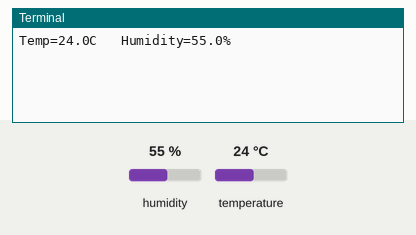
A program run on a simulated Raspberry Pi (header pin numbers). Parts: the last lines printed to the terminal. The inputs (shaded band) are chosen by the test bench; at power-on: humidity 55 %, temperature 24 °C.

Above: at 1.2 s.
1.3 s: humidity set to 22 %
At 5.4 s:
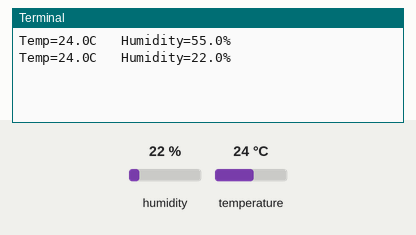
5.9 s: temperature set to 12 °C
At 8.9 s:
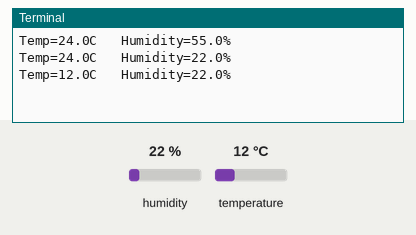
10.5 s: humidity set to 40 %
At 12.6 s:
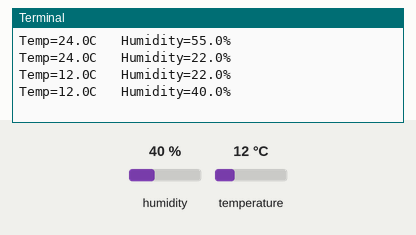
Timing chart, 0 to 14.1 s (numbered marks = the images above; inputs shaded):
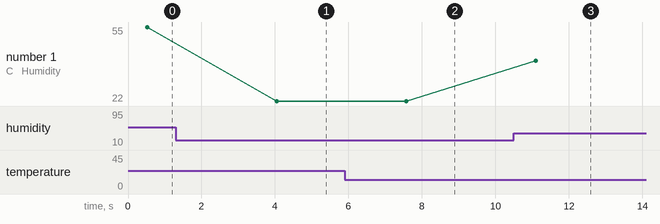

Measured:
- after the input at 1.3 s, the terminal: prints a new line after 2.8 s (image 1)
- after the input at 5.9 s, the terminal: prints a new line after 1.7 s (image 2)
- after the input at 10.5 s, the terminal: prints a new line after 0.60 s (image 3)
- plotted number 1: 55 → 22 after the input at 1.3 s, 22 → 40 after the input at 10.5 s

The program:

temp.py
```python
# Temperature Sensor Project

#setting up DHT library, time and GPIO system
import RPi.GPIO as GPIO
import Adafruit_DHT
import time
GPIO.setmode(GPIO.BOARD)

#defining variables
sensordht = Adafruit_DHT.DHT22
pindht = 7
GPIO.setup(pindht, GPIO.OUT)

while True:
    #defining humidity and temperature variables
    humidity, temperature = Adafruit_DHT.read(sensordht, pindht)

    #checking to see if it worked

    if humidity is not None and temperature is not None:
        #puts temp and humidity onto screen
        print("Temp={0:0.1f}C   Humidity={1:0.1f}%".format(temperature, humidity))
    else:
        #tells us to check our wiring again
        print("Sensor Failure. Check Wiring.")

    time.sleep(3)
```
